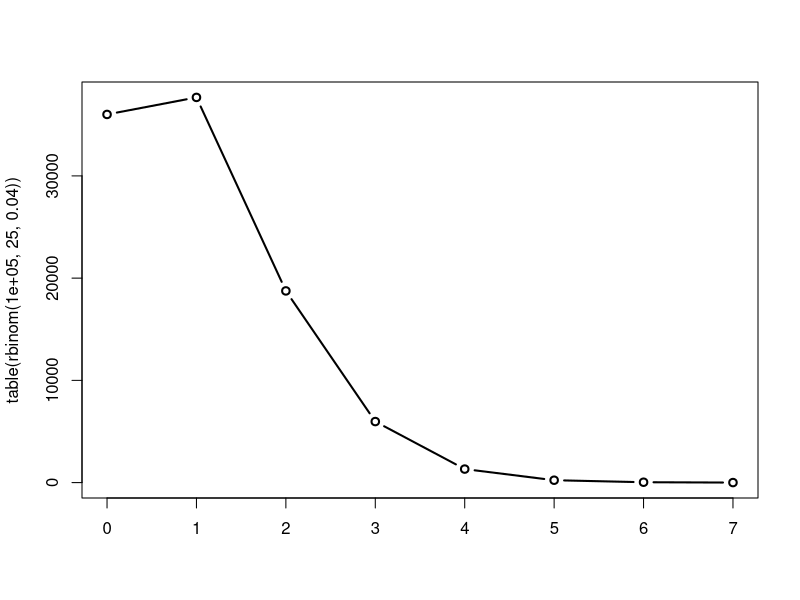
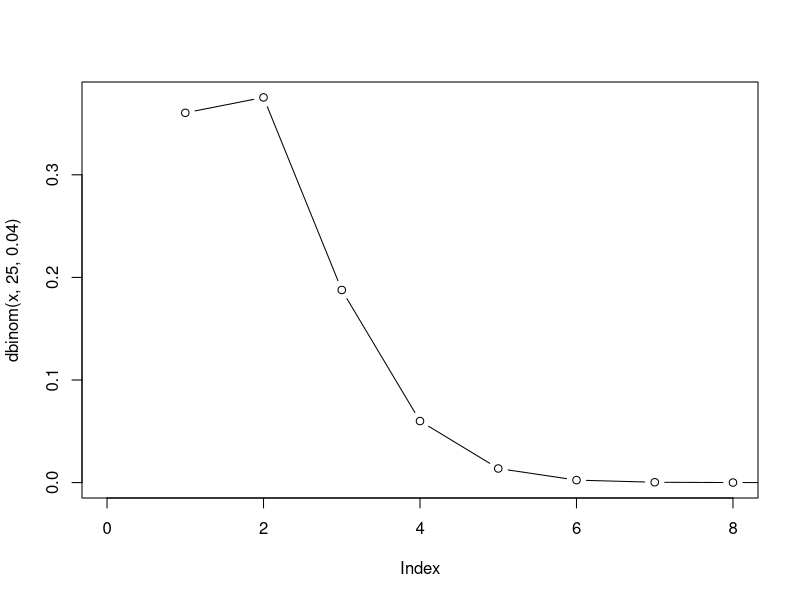
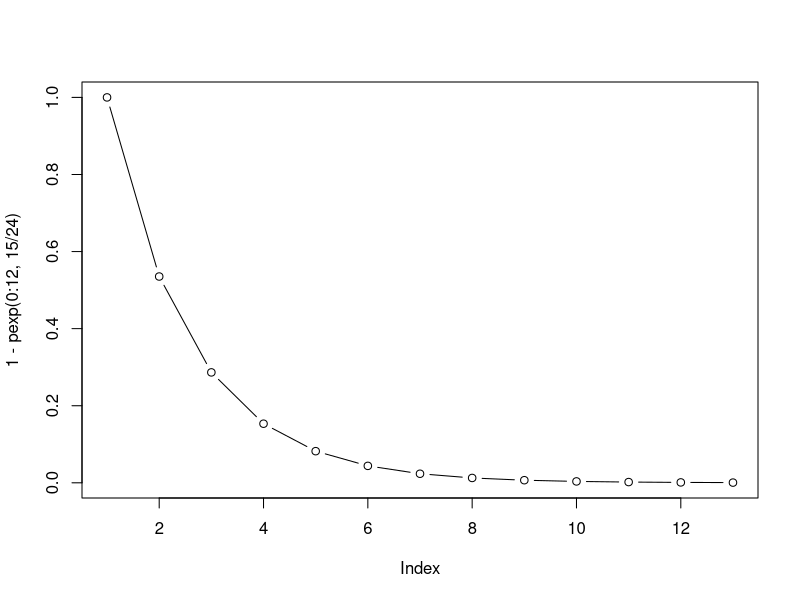

R code for these plots, in order:
## ---- chunk 1
dbinom(0,25,0.04)
## ---- chunk 2
pbinom(5,25,0.04) - pbinom(1,25,0.04)
## ---- chunk 3
plot(type="b", table(rbinom(100000, 25, 0.04)))
## ---- chunk 4
x = seq(0, 25)
plot(type = "b", dbinom(x, 25, 0.04), xlim = c(0, 8))
## ---- chunk 5
pbinom(0, 100, 0.014)
## ---- chunk 6
(1-0.014)^100
## ---- chunk 7
1 - pbinom(4, 100, 0.014)
## ---- chunk 8
1 - pbinom(4, 8, 0.42)
## ---- chunk 9
dbinom(0, 23, 0.04)
## ---- chunk 10
dpois(0, 15/3)
## ---- chunk 11
pexp(6, 15/24) - pexp(3, 15/24)
## ---- chunk 12
plot(1 - pexp(0:12, 15/24), type="b")
## ---- chunk 13
5
